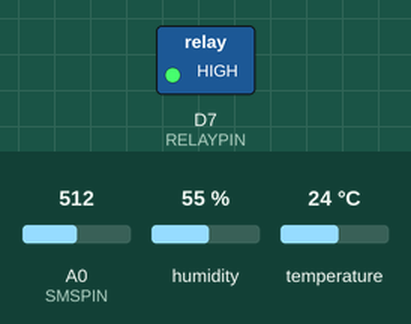
The sketch below on a simulated ESP8266 (NodeMCU). Parts: switched loads named in the sketch (green lamp = pin HIGH). The test bench sets the inputs (shaded band); at power-on: A0 (SMSPIN) = 512, humidity 55 %, temperature 24 °C. WiFi joins after 1.5 s; servers stay silent unless stated; network time is answered at once with the bench clock; what the sketch prints to the serial monitor is not drawn.

Above: at 9.0 s.
9.1 s: A0 (SMSPIN) set to 918
13.7 s: A0 (SMSPIN) set to 940
At 18.5 s:
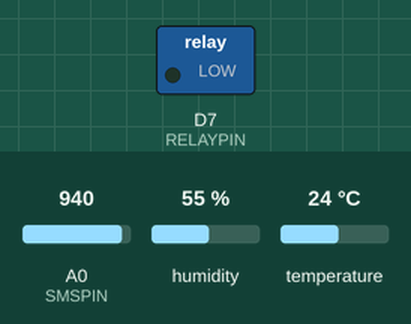
19.0 s: A0 (SMSPIN) set to 900
At 23.5 s:
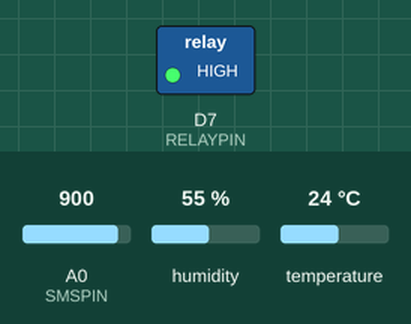
Timing chart, 0 to 25.0 s (numbered marks = the images above; inputs shaded):
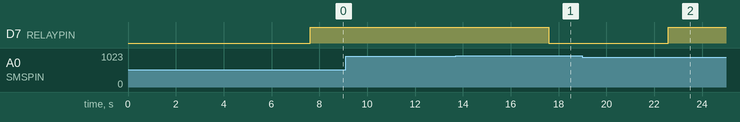

The sketch:

blynkfire.ino
```cpp
#include <DHT.h>
#include <ESP8266WiFi.h>
#include <BlynkSimpleEsp8266.h>
#include <FirebaseArduino.h>

#include <WiFiUdp.h>
#include <NTPClient.h>

#define DHTPIN D2
#define SMSPIN A0
#define RELAYPIN D7
#define DHTTYPE DHT11
#define LIMIT 10

#define FIREBASE_HOST "firebase host here"
#define FIREBASE_AUTH "firebase secret key here"
#define WIFI_SSID "wifi ssid here"
#define WIFI_PASSWORD "wifi password here"

char token[] = "blnyk token here";

float t, ft, h;
int sm;
String DEVICE_AUTH_KEY = "DIV001";
const long UTCOffset = 19800;

DHT dht(DHTPIN, DHTTYPE);
BlynkTimer timer;
WiFiUDP ntpUDP;
NTPClient timeClient(ntpUDP, "asia.pool.ntp.org",UTCOffset);

void sendData()
{
   timeClient.update();
  String dateTime = timeClient.getFullFormattedTime();

  t = dht.readTemperature();
  ft = dht.readTemperature(true);
  h = dht.readHumidity();

  if (isnan(h) || isnan(t) || isnan(ft))
  {
    Serial.println(F("Failed to read from DHT sensor"));
    return;
  }
  send_data("dateTime", dateTime);
  send_data("tempC", t );
  send_data("tempF", ft);
  send_data("hum", h);
  Blynk.virtualWrite(V2, t);
  Blynk.virtualWrite(V3, ft);
  Blynk.virtualWrite(V4, h);

  sm = analogRead(SMSPIN);
  if (sm < 0)
  {
    Serial.println(F("Failed to read from Soil Moisture sensor"));
    return;
  }
  else
  {
    sm = map(sm, 0, 1023, 100, 0);
    send_data("sm", sm);
    Blynk.virtualWrite(V5, sm);
    if (sm < LIMIT)
    {
      digitalWrite(RELAYPIN, 0);
      Blynk.notify("WARNNIG : Soil Moisture level is too low.");
    }
    else
    {
      digitalWrite(RELAYPIN, 1);
    }
  }

  Serial.print(F("Humidity: "));
  Serial.print(h);
  Serial.print(F(" %\t  Temperature: "));
  Serial.print(t);
  Serial.print(" C\t Soil Moisture : ");
  Serial.print(sm);
  Serial.println(" %");
}

void send_data(String key, float value){
  String temp = DEVICE_AUTH_KEY + "/" + key;
  Firebase.setFloat(temp, value);
  if(Firebase.failed()){
    Serial.println(Firebase.error());
    return;
  }
}

void send_data(String key, String value){
  String temp = DEVICE_AUTH_KEY + "/" + key;
  Firebase.setString(temp, value);
  if(Firebase.failed()){
    Serial.println(Firebase.error());
    return;
  }
}


void setup()
{
  Serial.begin(115200);
  WiFi.begin(WIFI_SSID, WIFI_PASSWORD);
  Serial.print("connecting");
  while (WiFi.status() != WL_CONNECTED) {
    Serial.print(".");
    delay(500);
  }
  Serial.println();
  Serial.print("connected: ");
  Serial.println(WiFi.localIP());

  Firebase.begin(FIREBASE_HOST, FIREBASE_AUTH);
  dht.begin();
  timeClient.begin();
  pinMode(RELAYPIN, OUTPUT);

  Blynk.begin(token, WIFI_SSID, WIFI_PASSWORD);
  timer.setInterval(5000L, sendData);
}

void loop()
{
  Blynk.run();
  timer.run();
}
```

Measured:
- the behaviour switches between 925 and 926 on A0 (SMSPIN) (found by bisection; images 0 and 1)
- after the input at 9.1 s, every drawn part: stays the same
- after the input at 13.7 s, D7 (RELAYPIN): HIGH → LOW after 3.9 s
- after the input at 19.0 s, D7 (RELAYPIN): LOW → HIGH after 3.6 s
